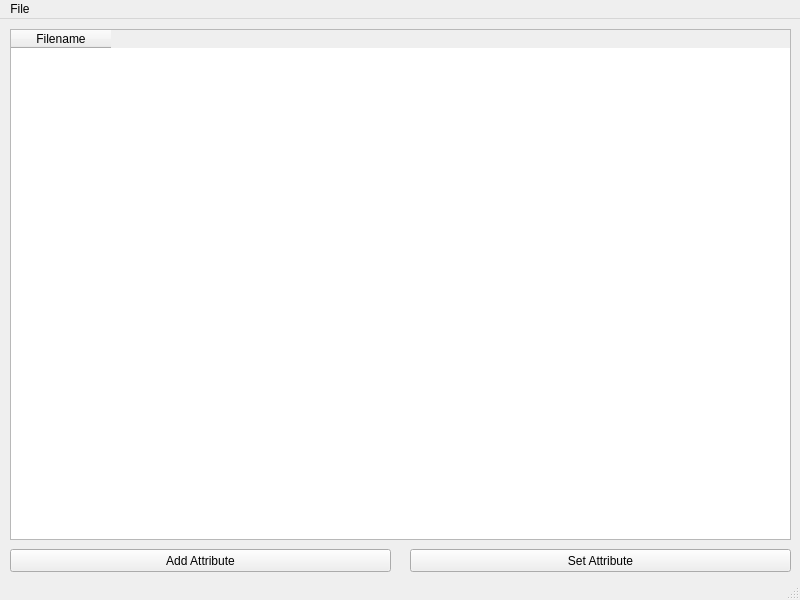
<?xml version="1.0" encoding="UTF-8"?>
<ui version="4.0">
 <class>metadata_editor</class>
 <widget class="QMainWindow" name="metadata_editor">
  <property name="geometry">
   <rect>
    <x>0</x>
    <y>0</y>
    <width>800</width>
    <height>600</height>
   </rect>
  </property>
  <property name="windowTitle">
   <string>MainWindow</string>
  </property>
  <widget class="QWidget" name="centralwidget">
   <widget class="QTableWidget" name="table">
    <property name="geometry">
     <rect>
      <x>10</x>
      <y>10</y>
      <width>781</width>
      <height>511</height>
     </rect>
    </property>
    <column>
     <property name="text">
      <string>Filename</string>
     </property>
    </column>
   </widget>
   <widget class="QPushButton" name="add_attribute">
    <property name="geometry">
     <rect>
      <x>10</x>
      <y>530</y>
      <width>381</width>
      <height>23</height>
     </rect>
    </property>
    <property name="text">
     <string>Add Attribute</string>
    </property>
   </widget>
   <widget class="QPushButton" name="set_attribute">
    <property name="geometry">
     <rect>
      <x>410</x>
      <y>530</y>
      <width>381</width>
      <height>23</height>
     </rect>
    </property>
    <property name="text">
     <string>Set Attribute</string>
    </property>
   </widget>
  </widget>
  <widget class="QMenuBar" name="menubar">
   <property name="geometry">
    <rect>
     <x>0</x>
     <y>0</y>
     <width>800</width>
     <height>21</height>
    </rect>
   </property>
   <widget class="QMenu" name="menuFile">
    <property name="title">
     <string>File</string>
    </property>
    <addaction name="actionAdd_Files"/>
    <addaction name="separator"/>
    <addaction name="actionSave_to_csv"/>
    <addaction name="actionOpen_csv_file"/>
   </widget>
   <addaction name="menuFile"/>
  </widget>
  <widget class="QStatusBar" name="statusbar"/>
  <action name="actionAdd_Files">
   <property name="text">
    <string>Add Files...</string>
   </property>
  </action>
  <action name="actionSave_to_csv">
   <property name="text">
    <string>Save to .csv...</string>
   </property>
  </action>
  <action name="actionOpen_csv_file">
   <property name="text">
    <string>Open .csv file...</string>
   </property>
  </action>
 </widget>
 <resources/>
 <connections/>
</ui>
